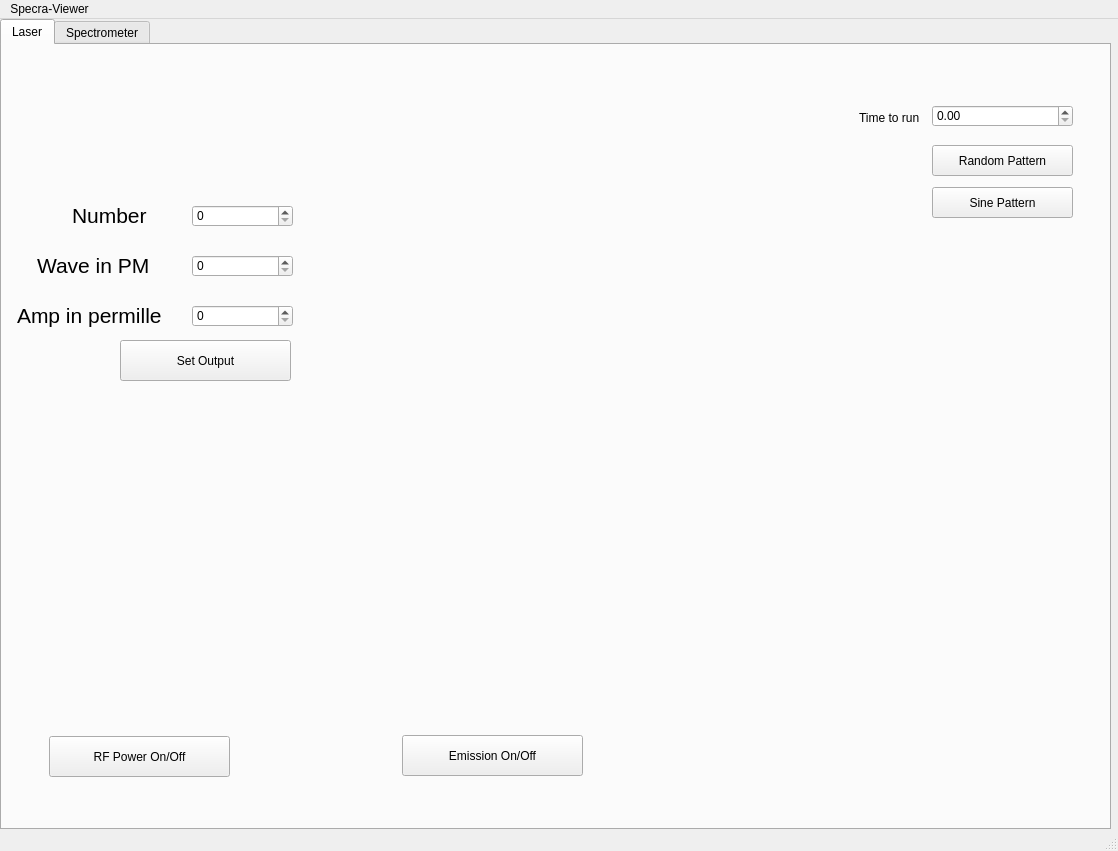
<?xml version="1.0" encoding="UTF-8"?>
<ui version="4.0">
 <class>MainWindow</class>
 <widget class="QMainWindow" name="MainWindow">
  <property name="geometry">
   <rect>
    <x>0</x>
    <y>0</y>
    <width>1118</width>
    <height>851</height>
   </rect>
  </property>
  <property name="windowTitle">
   <string>MainWindow</string>
  </property>
  <widget class="QWidget" name="centralwidget">
   <widget class="QTabWidget" name="tabWidget">
    <property name="geometry">
     <rect>
      <x>0</x>
      <y>0</y>
      <width>1111</width>
      <height>811</height>
     </rect>
    </property>
    <property name="currentIndex">
     <number>0</number>
    </property>
    <widget class="QWidget" name="tab_2">
     <attribute name="title">
      <string>Laser</string>
     </attribute>
     <widget class="QPushButton" name="btnToggleEmission">
      <property name="geometry">
       <rect>
        <x>400</x>
        <y>690</y>
        <width>181</width>
        <height>41</height>
       </rect>
      </property>
      <property name="text">
       <string>Emission On/Off</string>
      </property>
     </widget>
     <widget class="QPushButton" name="btnToggleRF">
      <property name="geometry">
       <rect>
        <x>47</x>
        <y>691</y>
        <width>181</width>
        <height>41</height>
       </rect>
      </property>
      <property name="text">
       <string>RF Power On/Off</string>
      </property>
     </widget>
     <widget class="QPushButton" name="btnRandomPattern">
      <property name="geometry">
       <rect>
        <x>930</x>
        <y>100</y>
        <width>141</width>
        <height>31</height>
       </rect>
      </property>
      <property name="text">
       <string>Random Pattern</string>
      </property>
     </widget>
     <widget class="QPushButton" name="btnSinePattern">
      <property name="geometry">
       <rect>
        <x>930</x>
        <y>142</y>
        <width>141</width>
        <height>31</height>
       </rect>
      </property>
      <property name="text">
       <string>Sine Pattern</string>
      </property>
     </widget>
     <widget class="QDoubleSpinBox" name="spinTime">
      <property name="geometry">
       <rect>
        <x>930</x>
        <y>60</y>
        <width>141</width>
        <height>22</height>
       </rect>
      </property>
      <property name="maximum">
       <double>1000.000000000000000</double>
      </property>
     </widget>
     <widget class="QLabel" name="label_5">
      <property name="geometry">
       <rect>
        <x>857</x>
        <y>62</y>
        <width>71</width>
        <height>21</height>
       </rect>
      </property>
      <property name="text">
       <string>Time to run</string>
      </property>
     </widget>
     <widget class="QSpinBox" name="spinLaserNum">
      <property name="geometry">
       <rect>
        <x>190</x>
        <y>160</y>
        <width>101</width>
        <height>22</height>
       </rect>
      </property>
     </widget>
     <widget class="QSpinBox" name="spinWave">
      <property name="geometry">
       <rect>
        <x>190</x>
        <y>210</y>
        <width>101</width>
        <height>22</height>
       </rect>
      </property>
      <property name="maximum">
       <number>1000000</number>
      </property>
     </widget>
     <widget class="QSpinBox" name="spinAmp">
      <property name="geometry">
       <rect>
        <x>190</x>
        <y>260</y>
        <width>101</width>
        <height>22</height>
       </rect>
      </property>
      <property name="maximum">
       <number>1000</number>
      </property>
     </widget>
     <widget class="QLabel" name="label_6">
      <property name="geometry">
       <rect>
        <x>70</x>
        <y>160</y>
        <width>81</width>
        <height>21</height>
       </rect>
      </property>
      <property name="font">
       <font>
        <pointsize>16</pointsize>
       </font>
      </property>
      <property name="text">
       <string>Number</string>
      </property>
     </widget>
     <widget class="QLabel" name="label_7">
      <property name="geometry">
       <rect>
        <x>35</x>
        <y>210</y>
        <width>121</width>
        <height>21</height>
       </rect>
      </property>
      <property name="font">
       <font>
        <pointsize>16</pointsize>
       </font>
      </property>
      <property name="text">
       <string>Wave in PM</string>
      </property>
     </widget>
     <widget class="QLabel" name="label_8">
      <property name="geometry">
       <rect>
        <x>15</x>
        <y>250</y>
        <width>151</width>
        <height>41</height>
       </rect>
      </property>
      <property name="font">
       <font>
        <pointsize>16</pointsize>
       </font>
      </property>
      <property name="text">
       <string>Amp in permille</string>
      </property>
     </widget>
     <widget class="QPushButton" name="btnSetOutput">
      <property name="geometry">
       <rect>
        <x>118</x>
        <y>295</y>
        <width>171</width>
        <height>41</height>
       </rect>
      </property>
      <property name="text">
       <string>Set Output</string>
      </property>
     </widget>
    </widget>
    <widget class="QWidget" name="tab">
     <attribute name="title">
      <string>Spectrometer</string>
     </attribute>
     <widget class="QWidget" name="gridLayoutWidget">
      <property name="geometry">
       <rect>
        <x>10</x>
        <y>100</y>
        <width>1091</width>
        <height>521</height>
       </rect>
      </property>
      <layout class="QGridLayout" name="gridLayout">
       <item row="12" column="2">
        <widget class="QLineEdit" name="lineEdit"/>
       </item>
       <item row="5" column="0">
        <widget class="QPushButton" name="btnLoadRef">
         <property name="text">
          <string>Load Reference from File</string>
         </property>
        </widget>
       </item>
       <item row="7" column="0">
        <widget class="QPushButton" name="btnShowRef">
         <property name="text">
          <string>Show Reference spectra</string>
         </property>
        </widget>
       </item>
       <item row="1" column="3">
        <widget class="QSpinBox" name="spinAverage">
         <property name="maximum">
          <number>20</number>
         </property>
        </widget>
       </item>
       <item row="1" column="2">
        <widget class="QCheckBox" name="checkAverage">
         <property name="text">
          <string>Average over:</string>
         </property>
        </widget>
       </item>
       <item row="10" column="2">
        <widget class="QPushButton" name="btnStart">
         <property name="palette">
          <palette>
           <active>
            <colorrole role="WindowText">
             <brush brushstyle="SolidPattern">
              <color alpha="255">
               <red>0</red>
               <green>0</green>
               <blue>0</blue>
              </color>
             </brush>
            </colorrole>
            <colorrole role="Button">
             <brush brushstyle="SolidPattern">
              <color alpha="255">
               <red>0</red>
               <green>226</green>
               <blue>0</blue>
              </color>
             </brush>
            </colorrole>
            <colorrole role="Text">
             <brush brushstyle="SolidPattern">
              <color alpha="255">
               <red>0</red>
               <green>0</green>
               <blue>0</blue>
              </color>
             </brush>
            </colorrole>
            <colorrole role="ButtonText">
             <brush brushstyle="SolidPattern">
              <color alpha="255">
               <red>0</red>
               <green>0</green>
               <blue>0</blue>
              </color>
             </brush>
            </colorrole>
            <colorrole role="Base">
             <brush brushstyle="SolidPattern">
              <color alpha="255">
               <red>0</red>
               <green>226</green>
               <blue>0</blue>
              </color>
             </brush>
            </colorrole>
            <colorrole role="Window">
             <brush brushstyle="SolidPattern">
              <color alpha="255">
               <red>0</red>
               <green>226</green>
               <blue>0</blue>
              </color>
             </brush>
            </colorrole>
           </active>
           <inactive>
            <colorrole role="WindowText">
             <brush brushstyle="SolidPattern">
              <color alpha="255">
               <red>0</red>
               <green>0</green>
               <blue>0</blue>
              </color>
             </brush>
            </colorrole>
            <colorrole role="Button">
             <brush brushstyle="SolidPattern">
              <color alpha="255">
               <red>0</red>
               <green>226</green>
               <blue>0</blue>
              </color>
             </brush>
            </colorrole>
            <colorrole role="Text">
             <brush brushstyle="SolidPattern">
              <color alpha="255">
               <red>0</red>
               <green>0</green>
               <blue>0</blue>
              </color>
             </brush>
            </colorrole>
            <colorrole role="ButtonText">
             <brush brushstyle="SolidPattern">
              <color alpha="255">
               <red>0</red>
               <green>0</green>
               <blue>0</blue>
              </color>
             </brush>
            </colorrole>
            <colorrole role="Base">
             <brush brushstyle="SolidPattern">
              <color alpha="255">
               <red>0</red>
               <green>226</green>
               <blue>0</blue>
              </color>
             </brush>
            </colorrole>
            <colorrole role="Window">
             <brush brushstyle="SolidPattern">
              <color alpha="255">
               <red>0</red>
               <green>226</green>
               <blue>0</blue>
              </color>
             </brush>
            </colorrole>
           </inactive>
           <disabled>
            <colorrole role="WindowText">
             <brush brushstyle="SolidPattern">
              <color alpha="255">
               <red>0</red>
               <green>0</green>
               <blue>0</blue>
              </color>
             </brush>
            </colorrole>
            <colorrole role="Button">
             <brush brushstyle="SolidPattern">
              <color alpha="255">
               <red>0</red>
               <green>226</green>
               <blue>0</blue>
              </color>
             </brush>
            </colorrole>
            <colorrole role="Text">
             <brush brushstyle="SolidPattern">
              <color alpha="255">
               <red>0</red>
               <green>0</green>
               <blue>0</blue>
              </color>
             </brush>
            </colorrole>
            <colorrole role="ButtonText">
             <brush brushstyle="SolidPattern">
              <color alpha="255">
               <red>0</red>
               <green>0</green>
               <blue>0</blue>
              </color>
             </brush>
            </colorrole>
            <colorrole role="Base">
             <brush brushstyle="SolidPattern">
              <color alpha="255">
               <red>0</red>
               <green>226</green>
               <blue>0</blue>
              </color>
             </brush>
            </colorrole>
            <colorrole role="Window">
             <brush brushstyle="SolidPattern">
              <color alpha="255">
               <red>0</red>
               <green>226</green>
               <blue>0</blue>
              </color>
             </brush>
            </colorrole>
           </disabled>
          </palette>
         </property>
         <property name="styleSheet">
          <string notr="true">background-color: rgb(0, 226, 0);
color: rgb(0, 0, 0);</string>
         </property>
         <property name="text">
          <string>Start</string>
         </property>
        </widget>
       </item>
       <item row="8" column="0">
        <widget class="QCheckBox" name="checkSub">
         <property name="text">
          <string>Substract Reference</string>
         </property>
        </widget>
       </item>
       <item row="4" column="3">
        <widget class="QSpinBox" name="spinLower">
         <property name="maximum">
          <number>10000</number>
         </property>
        </widget>
       </item>
       <item row="4" column="2">
        <widget class="QLabel" name="label_2">
         <property name="text">
          <string>Spectrum Lowerbound</string>
         </property>
        </widget>
       </item>
       <item row="2" column="2">
        <widget class="QLabel" name="label">
         <property name="text">
          <string>Spectrum Upperbound</string>
         </property>
        </widget>
       </item>
       <item row="10" column="3">
        <widget class="QPushButton" name="btnStop">
         <property name="palette">
          <palette>
           <active>
            <colorrole role="WindowText">
             <brush brushstyle="SolidPattern">
              <color alpha="255">
               <red>0</red>
               <green>0</green>
               <blue>0</blue>
              </color>
             </brush>
            </colorrole>
            <colorrole role="Button">
             <brush brushstyle="SolidPattern">
              <color alpha="255">
               <red>239</red>
               <green>0</green>
               <blue>23</blue>
              </color>
             </brush>
            </colorrole>
            <colorrole role="Text">
             <brush brushstyle="SolidPattern">
              <color alpha="255">
               <red>0</red>
               <green>0</green>
               <blue>0</blue>
              </color>
             </brush>
            </colorrole>
            <colorrole role="ButtonText">
             <brush brushstyle="SolidPattern">
              <color alpha="255">
               <red>0</red>
               <green>0</green>
               <blue>0</blue>
              </color>
             </brush>
            </colorrole>
            <colorrole role="Base">
             <brush brushstyle="SolidPattern">
              <color alpha="255">
               <red>239</red>
               <green>0</green>
               <blue>23</blue>
              </color>
             </brush>
            </colorrole>
            <colorrole role="Window">
             <brush brushstyle="SolidPattern">
              <color alpha="255">
               <red>239</red>
               <green>0</green>
               <blue>23</blue>
              </color>
             </brush>
            </colorrole>
           </active>
           <inactive>
            <colorrole role="WindowText">
             <brush brushstyle="SolidPattern">
              <color alpha="255">
               <red>0</red>
               <green>0</green>
               <blue>0</blue>
              </color>
             </brush>
            </colorrole>
            <colorrole role="Button">
             <brush brushstyle="SolidPattern">
              <color alpha="255">
               <red>239</red>
               <green>0</green>
               <blue>23</blue>
              </color>
             </brush>
            </colorrole>
            <colorrole role="Text">
             <brush brushstyle="SolidPattern">
              <color alpha="255">
               <red>0</red>
               <green>0</green>
               <blue>0</blue>
              </color>
             </brush>
            </colorrole>
            <colorrole role="ButtonText">
             <brush brushstyle="SolidPattern">
              <color alpha="255">
               <red>0</red>
               <green>0</green>
               <blue>0</blue>
              </color>
             </brush>
            </colorrole>
            <colorrole role="Base">
             <brush brushstyle="SolidPattern">
              <color alpha="255">
               <red>239</red>
               <green>0</green>
               <blue>23</blue>
              </color>
             </brush>
            </colorrole>
            <colorrole role="Window">
             <brush brushstyle="SolidPattern">
              <color alpha="255">
               <red>239</red>
               <green>0</green>
               <blue>23</blue>
              </color>
             </brush>
            </colorrole>
           </inactive>
           <disabled>
            <colorrole role="WindowText">
             <brush brushstyle="SolidPattern">
              <color alpha="255">
               <red>0</red>
               <green>0</green>
               <blue>0</blue>
              </color>
             </brush>
            </colorrole>
            <colorrole role="Button">
             <brush brushstyle="SolidPattern">
              <color alpha="255">
               <red>239</red>
               <green>0</green>
               <blue>23</blue>
              </color>
             </brush>
            </colorrole>
            <colorrole role="Text">
             <brush brushstyle="SolidPattern">
              <color alpha="255">
               <red>0</red>
               <green>0</green>
               <blue>0</blue>
              </color>
             </brush>
            </colorrole>
            <colorrole role="ButtonText">
             <brush brushstyle="SolidPattern">
              <color alpha="255">
               <red>0</red>
               <green>0</green>
               <blue>0</blue>
              </color>
             </brush>
            </colorrole>
            <colorrole role="Base">
             <brush brushstyle="SolidPattern">
              <color alpha="255">
               <red>239</red>
               <green>0</green>
               <blue>23</blue>
              </color>
             </brush>
            </colorrole>
            <colorrole role="Window">
             <brush brushstyle="SolidPattern">
              <color alpha="255">
               <red>239</red>
               <green>0</green>
               <blue>23</blue>
              </color>
             </brush>
            </colorrole>
           </disabled>
          </palette>
         </property>
         <property name="styleSheet">
          <string notr="true">background-color: rgb(239, 0, 23);
color: rgb(0, 0, 0);</string>
         </property>
         <property name="text">
          <string>Stop</string>
         </property>
        </widget>
       </item>
       <item row="8" column="2">
        <widget class="QCheckBox" name="checkWrite">
         <property name="text">
          <string>Write to Files</string>
         </property>
        </widget>
       </item>
       <item row="10" column="0">
        <widget class="QPushButton" name="btnTakeRef">
         <property name="styleSheet">
          <string notr="true">background-color: rgb(212, 199, 0);
color: rgb(0, 0, 0);</string>
         </property>
         <property name="text">
          <string>Take Reference</string>
         </property>
        </widget>
       </item>
       <item row="11" column="2">
        <widget class="QPushButton" name="btnSaveSpec">
         <property name="styleSheet">
          <string notr="true">background-color: rgb(79, 145, 255);
color: rgb(0, 0, 0);</string>
         </property>
         <property name="text">
          <string>Save current Spectra</string>
         </property>
        </widget>
       </item>
       <item row="12" column="0">
        <widget class="QLabel" name="label_4">
         <property name="text">
          <string>Fileprefix:</string>
         </property>
        </widget>
       </item>
       <item row="5" column="2">
        <widget class="QLabel" name="label_3">
         <property name="text">
          <string>Integration time</string>
         </property>
        </widget>
       </item>
       <item row="5" column="3">
        <widget class="QSpinBox" name="spinInt">
         <property name="maximum">
          <number>1000000</number>
         </property>
         <property name="value">
          <number>10000</number>
         </property>
        </widget>
       </item>
       <item row="2" column="3">
        <widget class="QSpinBox" name="spinUpper">
         <property name="maximum">
          <number>10000</number>
         </property>
         <property name="value">
          <number>1000</number>
         </property>
        </widget>
       </item>
       <item row="7" column="2">
        <widget class="QCheckBox" name="checkWriteAllAve">
         <property name="text">
          <string>Write all Average spectra</string>
         </property>
        </widget>
       </item>
       <item row="0" column="2">
        <widget class="QCheckBox" name="checkOffset">
         <property name="text">
          <string>Const. Offset:</string>
         </property>
        </widget>
       </item>
       <item row="0" column="3">
        <widget class="QDoubleSpinBox" name="spinOffset">
         <property name="decimals">
          <number>4</number>
         </property>
         <property name="maximum">
          <double>10000.000000000000000</double>
         </property>
        </widget>
       </item>
       <item row="10" column="4">
        <widget class="QPushButton" name="btnSaveFFT">
         <property name="text">
          <string>save FFT</string>
         </property>
        </widget>
       </item>
       <item row="1" column="4">
        <widget class="QSpinBox" name="spinFFTupper">
         <property name="maximum">
          <number>10000000</number>
         </property>
         <property name="value">
          <number>10000</number>
         </property>
        </widget>
       </item>
       <item row="2" column="4">
        <widget class="QSpinBox" name="spinFFTlower">
         <property name="minimum">
          <number>-10000000</number>
         </property>
         <property name="maximum">
          <number>10000000</number>
         </property>
         <property name="value">
          <number>-10000</number>
         </property>
        </widget>
       </item>
       <item row="4" column="4">
        <widget class="QComboBox" name="comboWindow">
         <item>
          <property name="text">
           <string>Blackman</string>
          </property>
         </item>
         <item>
          <property name="text">
           <string>Hamming</string>
          </property>
         </item>
        </widget>
       </item>
       <item row="5" column="4">
        <widget class="QCheckBox" name="checkFFT">
         <property name="text">
          <string>Show Fouriertransform</string>
         </property>
         <property name="checked">
          <bool>true</bool>
         </property>
        </widget>
       </item>
       <item row="7" column="4">
        <widget class="QCheckBox" name="checkFFTAv">
         <property name="text">
          <string>Remove Average b4 FFT</string>
         </property>
        </widget>
       </item>
       <item row="8" column="4">
        <widget class="QCheckBox" name="checkZeroPad">
         <property name="text">
          <string>Zero Padding</string>
         </property>
        </widget>
       </item>
       <item row="12" column="4">
        <widget class="QPushButton" name="btnExit">
         <property name="text">
          <string>EXIT</string>
         </property>
        </widget>
       </item>
      </layout>
     </widget>
    </widget>
   </widget>
  </widget>
  <widget class="QMenuBar" name="menubar">
   <property name="geometry">
    <rect>
     <x>0</x>
     <y>0</y>
     <width>1118</width>
     <height>21</height>
    </rect>
   </property>
   <widget class="QMenu" name="menuSpecra_Viewer">
    <property name="styleSheet">
     <string notr="true">background-color: rgb(71, 70, 72);</string>
    </property>
    <property name="title">
     <string>Specra-Viewer</string>
    </property>
   </widget>
   <addaction name="menuSpecra_Viewer"/>
  </widget>
  <widget class="QStatusBar" name="statusbar"/>
 </widget>
 <resources/>
 <connections/>
</ui>
